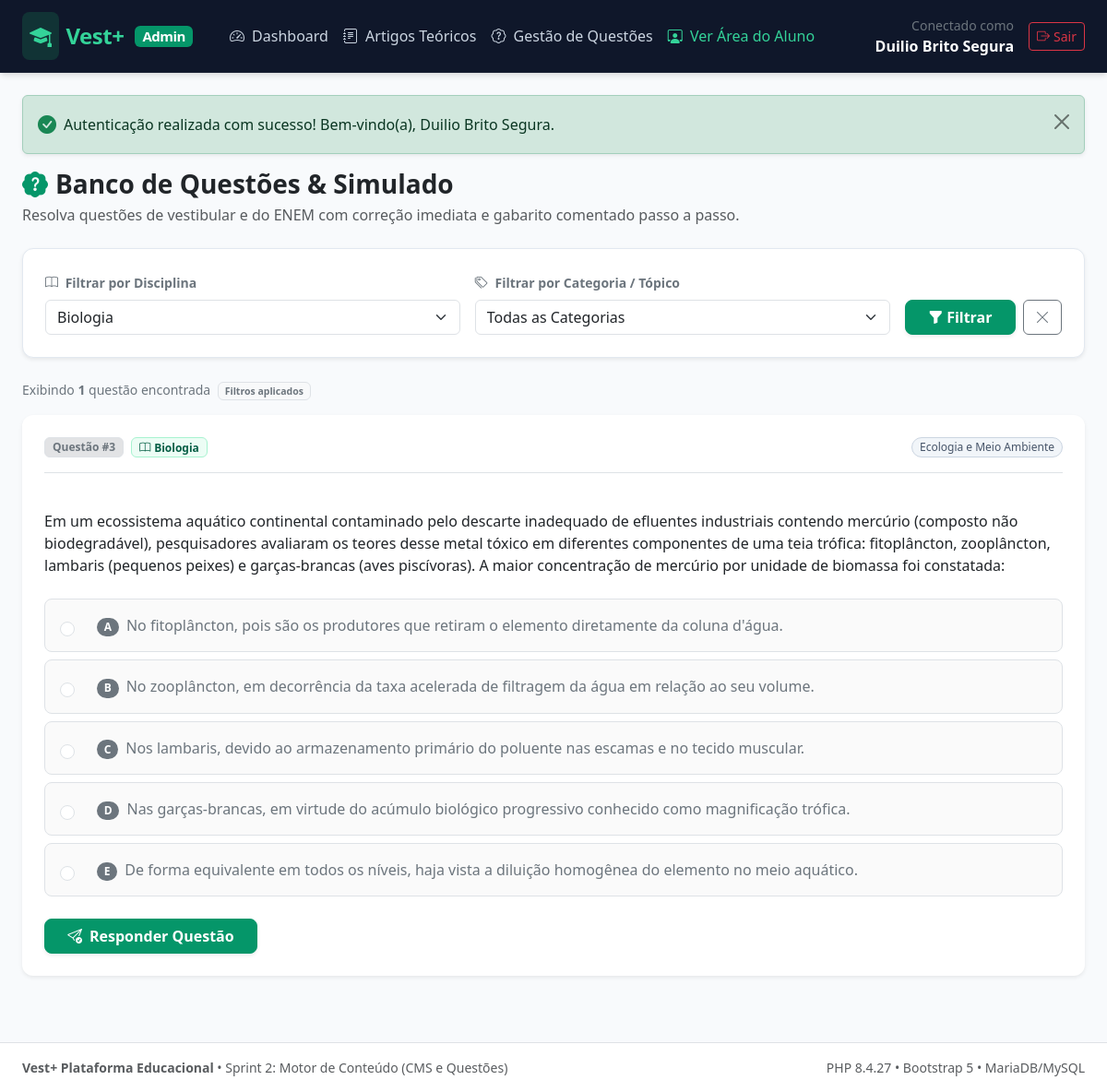
Page /aluno/questoes?disciplina_id=3 (signed in) on the committed database.
### tables this page shows
CREATE TABLE `questoes` (
  `id` int(10) unsigned NOT NULL AUTO_INCREMENT,
  `disciplina_id` int(10) unsigned NOT NULL,
  `enunciado` longtext NOT NULL,
  `alternativa_a` text NOT NULL,
  `alternativa_b` text NOT NULL,
  `alternativa_c` text NOT NULL,
  `alternativa_d` text NOT NULL,
  `alternativa_e` text NOT NULL,
  `resposta_correta` enum('A','B','C','D','E') NOT NULL,
  `explicacao` text DEFAULT NULL,
  `criado_em` timestamp NOT NULL DEFAULT current_timestamp(),
  PRIMARY KEY (`id`),
  KEY `idx_questoes_disc_id` (`disciplina_id`,`id`),
  KEY `idx_questoes_criado_em` (`criado_em`),
  CONSTRAINT `fk_questoes_disciplina` FOREIGN KEY (`disciplina_id`) REFERENCES `disciplinas` (`id`) ON DELETE CASCADE ON UPDATE CASCADE
);

CREATE TABLE `disciplinas` (
  `id` int(10) unsigned NOT NULL AUTO_INCREMENT,
  `nome` varchar(100) NOT NULL,
  `slug` varchar(120) NOT NULL,
  `descricao` text DEFAULT NULL,
  `criado_em` timestamp NOT NULL DEFAULT current_timestamp(),
  PRIMARY KEY (`id`),
  UNIQUE KEY `uk_disciplinas_slug` (`slug`),
  KEY `idx_disciplinas_nome` (`nome`)
);

### src/Controllers/BaseController.php (called while the page is built, shortened)
<?php
abstract class BaseController
{
    protected function render(string $view, array $data = []): void
    {
        extract($data);
        $viewFile = dirname(__DIR__) . '/Views/' . $view . '.php';
        require $viewFile;
    }
}

### src/Controllers/AlunoController.php (called while the page is built, shortened)
<?php
final class AlunoController extends BaseController
{
    public function bancoQuestoes(): void
    {
        $disciplinaId = isset($_GET['disciplina_id']) && $_GET['disciplina_id'] !== ''
            ? (int) $_GET['disciplina_id']
            : null;
        $categoriaId = isset($_GET['categoria_id']) && $_GET['categoria_id'] !== ''
            ? (int) $_GET['categoria_id']
            : null;
        $disciplinas = Disciplina::getAll();
        $categorias = Categoria::getAll();
        $questoes = Questao::filtrar($disciplinaId, $categoriaId);
        $this->render('aluno/questoes', [
            'pageTitle'            => 'Banco de Questões e Simulado Interativo',
            'questoes'             => $questoes,
            'disciplinas'          => $disciplinas,
            'categorias'           => $categorias,
            'disciplinaSelecionada' => $disciplinaId,
            'categoriaSelecionada'  => $categoriaId,
        ]);
    }
}

### src/Core/Helper.php (called while the page is built, shortened)
<?php
final class Helper
{
    public static function url(string $path = ''): string
    {
        $scriptName = $_SERVER['SCRIPT_NAME'] ?? '';
        $baseDir = dirname($scriptName);
        $baseDir = str_replace('\\', '/', $baseDir);
        $base = rtrim($baseDir, '/');
        $cleanPath = '/' . ltrim($path, '/');
        return $base . $cleanPath;
    }
    public static function e(?string $value): string
    {
        return htmlspecialchars($value, ENT_QUOTES | ENT_SUBSTITUTE, 'UTF-8');
    }
}

### src/Models/Disciplina.php (called while the page is built, shortened)
<?php
final class Disciplina
{
    public static function getAll(): array
    {
        $pdo = Database::getConnection();
        $stmt = $pdo->query('SELECT id, nome, slug, descricao, criado_em FROM disciplinas ORDER BY nome ASC');
        return $stmt->fetchAll(PDO::FETCH_ASSOC);
    }
}

### src/Models/Questao.php (called while the page is built, shortened)
<?php
final class Questao
{
    public static function filtrar(?int $disciplinaId = null, ?int $categoriaId = null): array
    {
        $pdo = Database::getConnection();
        $sql = 'SELECT
                    q.id,
                    q.disciplina_id,
                    d.nome AS disciplina_nome,
                    q.enunciado,
                    q.alternativa_a,
                    q.alternativa_b,
                    q.alternativa_c,
                    q.alternativa_d,
                    q.alternativa_e,
                    q.resposta_correta,
                    q.explicacao,
                    q.criado_em,
                    GROUP_CONCAT(DISTINCT c.nome ORDER BY c.nome SEPARATOR ", ") AS categorias_nomes,
                    GROUP_CONCAT(DISTINCT c.id ORDER BY c.id SEPARATOR ",") AS categorias_ids_str
                FROM questoes q
                INNER JOIN disciplinas d ON d.id = q.disciplina_id
                LEFT JOIN questao_categorias qc ON qc.questao_id = q.id
                LEFT JOIN categorias c ON c.id = qc.categoria_id';
        $where = [];
        $params = [];
        if ($disciplinaId !== null && $disciplinaId > 0) {
            $where[] = 'q.disciplina_id = :disc_filter';
            $params[':disc_filter'] = $disciplinaId;
        }
        if (!empty($where)) {
            $sql .= ' WHERE ' . implode(' AND ', $where);
        }
        $sql .= ' GROUP BY q.id, q.disciplina_id, d.nome, q.enunciado, q.alternativa_a, q.alternativa_b,
                           q.alternativa_c, q.alternativa_d, q.alternativa_e, q.resposta_correta,
                           q.explicacao, q.criado_em
                  ORDER BY q.id ASC';
        $stmt = $pdo->prepare($sql);
        foreach ($params as $param => $val) {
            $stmt->bindValue($param, $val, PDO::PARAM_INT);
        }
        $stmt->execute();
        $questoes = $stmt->fetchAll(PDO::FETCH_ASSOC);
        foreach ($questoes as &$q) {
            $ids = !empty($q['categorias_ids_str']) ? explode(',', (string) $q['categorias_ids_str']) : [];
            $q['categoria_ids'] = array_map('intval', $ids);
        }
        return $questoes;
    }
}

### src/Views/aluno/questoes.php (the view, shortened to what this page needs)
<?php
require dirname(__DIR__) . '/layout/header.php';
?>
<div class="d-flex flex-column flex-md-row justify-content-between align-items-md-center gap-3 mb-4">
    <div>
        <h1 class="h3 fw-bold mb-1 text-dark">
            <i class="bi bi-patch-question-fill text-primary me-2"></i>Banco de Questões & Simulado
        </h1>
        <p class="text-muted mb-0">
            Resolva questões de vestibular e do ENEM com correção imediata e gabarito comentado passo a passo.
        </p>
    </div>
</div>
<div class="card card-custom shadow-sm mb-4">
    <div class="card-body p-3 p-md-4">
        <form method="GET" action="<?= Helper::url('/aluno/questoes') ?>" class="row g-3 align-items-end">
            <div class="col-md-5">
                <label for="disciplina_id" class="form-label fw-semibold small text-secondary">
                    <i class="bi bi-book me-1"></i> Filtrar por Disciplina
                </label>
                <select class="form-select" id="disciplina_id" name="disciplina_id">
                    <?php foreach ($disciplinas as $d): ?>
                        <option value="<?= (int) $d['id'] ?>" <?= ($disciplinaSelecionada === (int) $d['id']) ? 'selected' : '' ?>>
                            <?= Helper::e((string) $d['nome']) ?>
                        </option>
                    <?php endforeach; ?>
                </select>
            </div>
            <div class="col-md-5">
                <label for="categoria_id" class="form-label fw-semibold small text-secondary">
                    <i class="bi bi-tags me-1"></i> Filtrar por Categoria / Tópico
                </label>
                <select class="form-select" id="categoria_id" name="categoria_id">
                    <option value="">Todas as Categorias</option>
                </select>
            </div>
            <div class="col-md-2 d-flex gap-2">
                <button type="submit" class="btn btn-primary w-100 d-inline-flex align-items-center justify-content-center gap-1 shadow-sm">
                    <i class="bi bi-funnel-fill"></i> Filtrar
                </button>
                <?php if ($disciplinaSelecionada !== null || $categoriaSelecionada !== null): ?>
                    <a href="<?= Helper::url('/aluno/questoes') ?>" class="btn btn-outline-secondary" title="Limpar Filtros">
                        <i class="bi bi-x-lg"></i>
                    </a>
                <?php endif; ?>
            </div>
        </form>
    </div>
</div>
<div class="d-flex justify-content-between align-items-center mb-3">
    <div class="text-secondary small">
        Exibindo <strong><?= count($questoes) ?></strong> <?= count($questoes) === 1 ? 'questão encontrada' : 'questões encontradas' ?>
        <?php if ($disciplinaSelecionada !== null || $categoriaSelecionada !== null): ?>
            <span class="badge bg-light text-secondary border ms-1">Filtros aplicados</span>
        <?php endif; ?>
    </div>
</div>
<?php if (empty($questoes)): ?>
    <div class="card card-custom shadow-sm text-center py-5 my-4">
        <div class="card-body">
            <i class="bi bi-search text-muted" style="font-size: 3.5rem;"></i>
            <h4 class="mt-3 text-secondary fw-semibold">Nenhuma questão encontrada</h4>
            <p class="text-muted small col-md-6 mx-auto mb-4">
                Não há questões cadastradas para a combinação de disciplina e categoria selecionada. Tente ajustar ou remover os filtros aplicados.
            </p>
            <a href="<?= Helper::url('/aluno/questoes') ?>" class="btn btn-outline-primary btn-sm">
                <i class="bi bi-arrow-counterclockwise me-1"></i> Limpar Filtros e Ver Todas
            </a>
        </div>
    </div>
<?php else: ?>
    <div class="questoes-lista d-flex flex-column gap-4 mb-5">
        <?php foreach ($questoes as $index => $q): ?>
            <div class="card card-custom shadow-sm border-0 bg-white p-3 p-md-4">
                <form class="form-questao"
                      data-questao-id="<?= (int) $q['id'] ?>"
                      data-api-url="<?= Helper::url('/api/questoes/verificar') ?>">
                    <div class="d-flex flex-wrap justify-content-between align-items-center gap-2 pb-3 mb-3 border-bottom">
                        <div class="d-flex align-items-center gap-2">
                            <span class="badge bg-secondary-subtle text-secondary border px-2 py-1 fw-bold">
                                Questão #<?= (int) $q['id'] ?>
                            </span>
                            <span class="badge badge-discipline px-2 py-1">
                                <i class="bi bi-book me-1"></i><?= Helper::e((string) $q['disciplina_nome']) ?>
                            </span>
                        </div>
                        <?php if (!empty($q['categorias_lista'])): ?>
                            <div class="d-flex flex-wrap gap-1">
                                <?php foreach ($q['categorias_lista'] as $cat): ?>
                                    <span class="badge badge-category rounded-pill px-2 py-1 small">
                                        <?= Helper::e((string) $cat) ?>
                                    </span>
                                <?php endforeach; ?>
                            </div>
                        <?php endif; ?>
                    </div>
                    <div class="mb-4">
                        <p class="fs-6 text-dark lh-base mb-0" style="white-space: pre-line;">
                            <?= Helper::e((string) $q['enunciado']) ?>
                        </p>
                    </div>
                    <div class="alternativas-wrapper d-flex flex-column gap-2 mb-4">
                        <?php
                        $letras = ['A', 'B', 'C', 'D', 'E'];
                        foreach ($letras as $letra):
                            $field = 'alternativa_' . strtolower($letra);
                            $inputRadioId = 'q_' . (int) $q['id'] . '_' . $letra;
                        ?>
                            <div class="card-alternativa border rounded-3 p-3 transition"
                                 data-letra="<?= $letra ?>"
                                 style="cursor: pointer; background-color: #fafafa;">
                                <div class="d-flex align-items-start gap-3">
                                    <div class="form-check pt-1 mb-0">
                                        <input class="form-check-input"
                                               type="radio"
                                               name="resposta"
                                               id="<?= $inputRadioId ?>"
                                               value="<?= $letra ?>">
                                    </div>
                                    <div class="d-flex align-items-baseline gap-2 flex-grow-1">
                                        <span class="badge bg-secondary rounded-pill badge-alternativa fw-bold"><?= $letra ?></span>
                                        <label class="form-check-label text-secondary mb-0 w-100 cursor-pointer user-select-none" for="<?= $inputRadioId ?>">
                                            <?= Helper::e((string) ($q[$field] ?? '')) ?>
                                        </label>
                                    </div>
                                </div>
                            </div>
                        <?php endforeach; ?>
                    </div>
                    <div class="d-flex justify-content-between align-items-center">
                        <button type="submit" class="btn btn-primary btn-responder d-inline-flex align-items-center gap-2 shadow-sm px-4">
                            <i class="bi bi-send-check"></i> Responder Questão
                        </button>
                    </div>
                </form>
            </div>
        <?php endforeach; ?>
    </div>
<?php endif; ?>
<?php
require dirname(__DIR__) . '/layout/footer.php';

### public/css/style.css (style rules this page uses)
:root { --vest-primary: #059669; --vest-primary-hover: #047857; --vest-primary-dark: #065f46; --vest-primary-light: #10b981; --vest-mint: #34d399; --vest-bg-mint: #ecfdf5; --vest-bg-mint-subtle: #f0fdf4; --vest-border-mint: #a7f3d0; --vest-dark: #0f172a; --vest-dark-surface: #1e293b; --vest-text-muted: #64748b; --vest-bg: #f8fafc; --vest-border: #e2e8f0; --vest-white: #ffffff; --vest-radius: 12px; --vest-radius-sm: 8px; --vest-radius-lg: 16px; --vest-shadow: 0 4px 6px -1px rgba(0, 0, 0, 0.07), 0 2px 4px -2px rgba(0, 0, 0, 0.05); --vest-shadow-md: 0 10px 15px -3px rgba(0, 0, 0, 0.08), 0 4px 6px -4px rgba(0, 0, 0, 0.04); --vest-shadow-lg: 0 20px 25px -5px rgba(0, 0, 0, 0.1), 0 8px 10px -6px rgba(0, 0, 0, 0.04); }
body { background-color: var(--vest-bg); color: var(--vest-dark); font-family: system-ui, -apple-system, BlinkMacSystemFont, 'Segoe UI', Roboto, Helvetica, Arial, sans-serif; min-height: 100vh; display: flex; flex-direction: column; -webkit-font-smoothing: antialiased; }
a { color: var(--vest-primary); text-decoration: none; transition: color 0.2s ease; }
.btn-primary { background-color: var(--vest-primary) !important; border-color: var(--vest-primary) !important; color: #ffffff !important; font-weight: 600; border-radius: var(--vest-radius-sm); transition: all 0.2s ease; }
.text-primary { color: var(--vest-primary) !important; }
.card-custom { background: var(--vest-white); border: 1px solid var(--vest-border); border-radius: var(--vest-radius); box-shadow: var(--vest-shadow); transition: transform 0.2s ease, box-shadow 0.2s ease; }
.badge-discipline { background-color: var(--vest-bg-mint); color: var(--vest-primary-dark); border: 1px solid var(--vest-border-mint); font-weight: 600; }
.badge-category { background-color: #f1f5f9; color: #475569; border: 1px solid #cbd5e1; font-weight: 500; }
.card-alternativa { border: 1px solid var(--vest-border); border-radius: var(--vest-radius-sm); padding: 0.85rem 1rem; transition: all 0.2s ease; background-color: #ffffff; outline: none; }

### rows in the picture
questoes: id "3", disciplina.nome "Biologia", cat "Ecologia e Meio Ambiente", enunciado "Em um ecossistema aquático continental contaminado pelo descarte inadequado de efluentes industriais contendo mercúrio (composto não biodegradável), pesquisadores avaliaram os teores desse metal tóxico em diferentes componentes de uma teia trófica: fitoplâncton, zooplâncton, lambaris (pequenos peixes) e garças-brancas (aves piscívoras). A maior concentração de mercúrio por unidade de biomassa foi constatada:", letra "A", alternativa_a "No fitoplâncton, pois são os produtores que retiram o elemento diretamente da coluna d'água.", letra "B", alternativa_b "No zooplâncton, em decorrência da taxa acelerada de filtragem da água em relação ao seu volume.", letra "C", alternativa_c "Nos lambaris, devido ao armazenamento primário do poluente nas escamas e no tecido muscular.", letra "D", alternativa_d "Nas garças-brancas, em virtude do acúmulo biológico progressivo conhecido como magnificação trófica.", letra "E", alternativa_e "De forma equivalente em todos os níveis, haja vista a diluição homogênea do elemento no meio aquático."

### other values in the picture
$roleLabel "Admin"
Helper::e($currentUser['nome']) "Duilio Brito Segura"
Helper::e($msg) "Autenticação realizada com sucesso! Bem-vindo(a), Duilio Brito Segura."
count($questoes) "1"
PHP_VERSION "8.4.27"
form field disciplina_id "Biologia"
